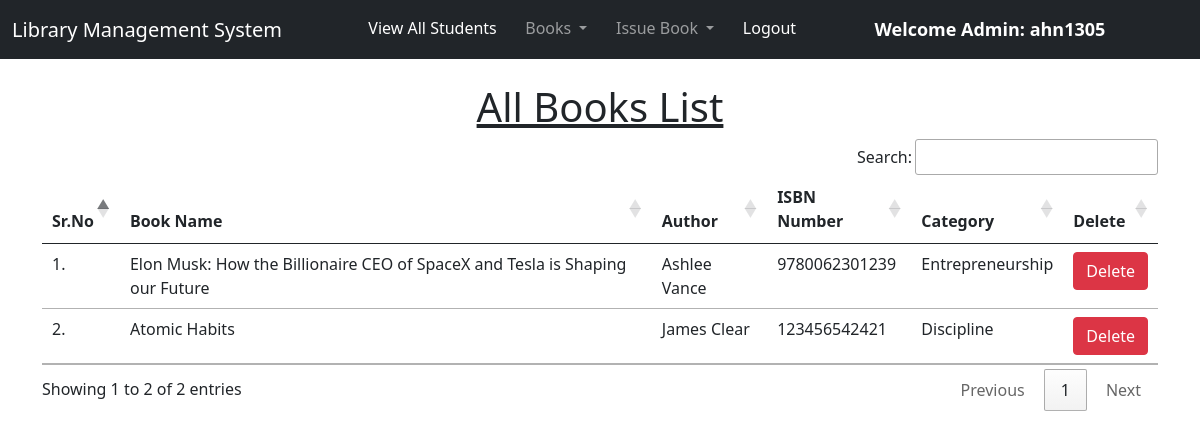
Screenshot of /view_books/ (signed in) with the database file from the repository.
### library/models.py (models this page shows, shortened)
class Book(models.Model):
    name = models.CharField(max_length=200)
    author = models.CharField(max_length=200)
    isbn = models.PositiveIntegerField()
    category = models.CharField(max_length=50)

### library/views.py (the view)
# urls.py: path("view_books/", views.view_books, name="view_books"),
@login_required(login_url = '/admin_login')
def view_books(request):
    books = Book.objects.all()
    return render(request, "view_books.html", {'books':books})

### library/templates/view_books.html (shortened to what this page needs)
{% extends 'admin_navbar.html' %}
{% load static %}
{% block body %}
<div class="container mt-4">
    <h1 class="text-center"><u>All Books List</u></h1>
    <table class="table table-responsive-hover" id="example">
        <thead>
            <tr>
                <th>Sr.No</th>
                <th>Book Name</th>
                <th>Author</th>
                <th>ISBN Number</th>
                <th>Category</th>
                <th>Delete</th>
            </tr>
        </thead>
        <tbody>
            {% for book in books %}
            <tr>
                <td>{{forloop.counter}}.</td>
                <td>{{book.name}}</td>
                <td>{{book.author}}</td>
                <td>{{book.isbn}}</td>
                <td>{{book.category}}</td>
                <td><a href="/delete_book/{{book.id}}/" class="btn btn-danger" onclick="return confirm('Are you sure you want to delete this book?')">Delete</a></td>
            </tr>
            {% endfor %}
        </tbody>
    </table>
    </div>
{% endblock %}

### library/templates/admin_navbar.html (shortened to what this page needs)
<!doctype html>
<html lang="en">
  <head>
    <link href="https://cdn.jsdelivr.net/npm/bootstrap@5.1.0/dist/css/bootstrap.min.css" rel="stylesheet">
    <link rel="stylesheet" href="https://cdn.datatables.net/1.10.25/css/jquery.dataTables.min.css">
    <link rel="stylesheet" href="https://cdn.datatables.net/buttons/1.7.1/css/buttons.dataTables.min.css">
  </head>
  <body>
    <nav class="navbar navbar-expand-lg navbar-dark bg-dark">
        <div class="container-fluid">
          <a class="navbar-brand" href="#">Library Management System</a>
          <div class="collapse navbar-collapse" id="navbarSupportedContent">
            <ul class="navbar-nav me-auto mb-2 mb-lg-0">
              <li class="nav-item">
                <a class="nav-link active" aria-current="page" href="/view_students/">View All Students</a>
              </li>
              <li class="nav-item dropdown">
                <a class="nav-link dropdown-toggle" href="#" id="navbarDropdown" role="button" data-bs-toggle="dropdown" aria-expanded="false">
                  Books
                </a>
              </li>
              <li class="nav-item dropdown">
                <a class="nav-link dropdown-toggle" href="#" id="navbarDropdown" role="button" data-bs-toggle="dropdown" aria-expanded="false">
                  Issue Book
                </a>
              </li>
              <li class="nav-item">
                <a class="nav-link active" aria-current="page" href="/logout/">Logout</a>
              </li>
              <li class="nav-item">
                <a style="font-weight:600; font-family:'Segoe UI', Tahoma, Geneva, Verdana, sans-serif; font-size: large;" class="nav-link active" href="#">Welcome Admin: {{request.user}}</a>
              </li>
            </ul>
          </div>
        </div>
      </nav>
      {% block body %}
      {% endblock %}
  </body>
</html>

### rows the page displays
Book: name "Elon Musk: How the Billionaire CEO of SpaceX and Tesla is Shaping our Future", author "Ashlee Vance", isbn "9780062301239", category "Entrepreneurship"
Book: name "Atomic Habits", author "James Clear", isbn "123456542421", category "Discipline"

### other values shown
{{ request.user }} "ahn1305"
